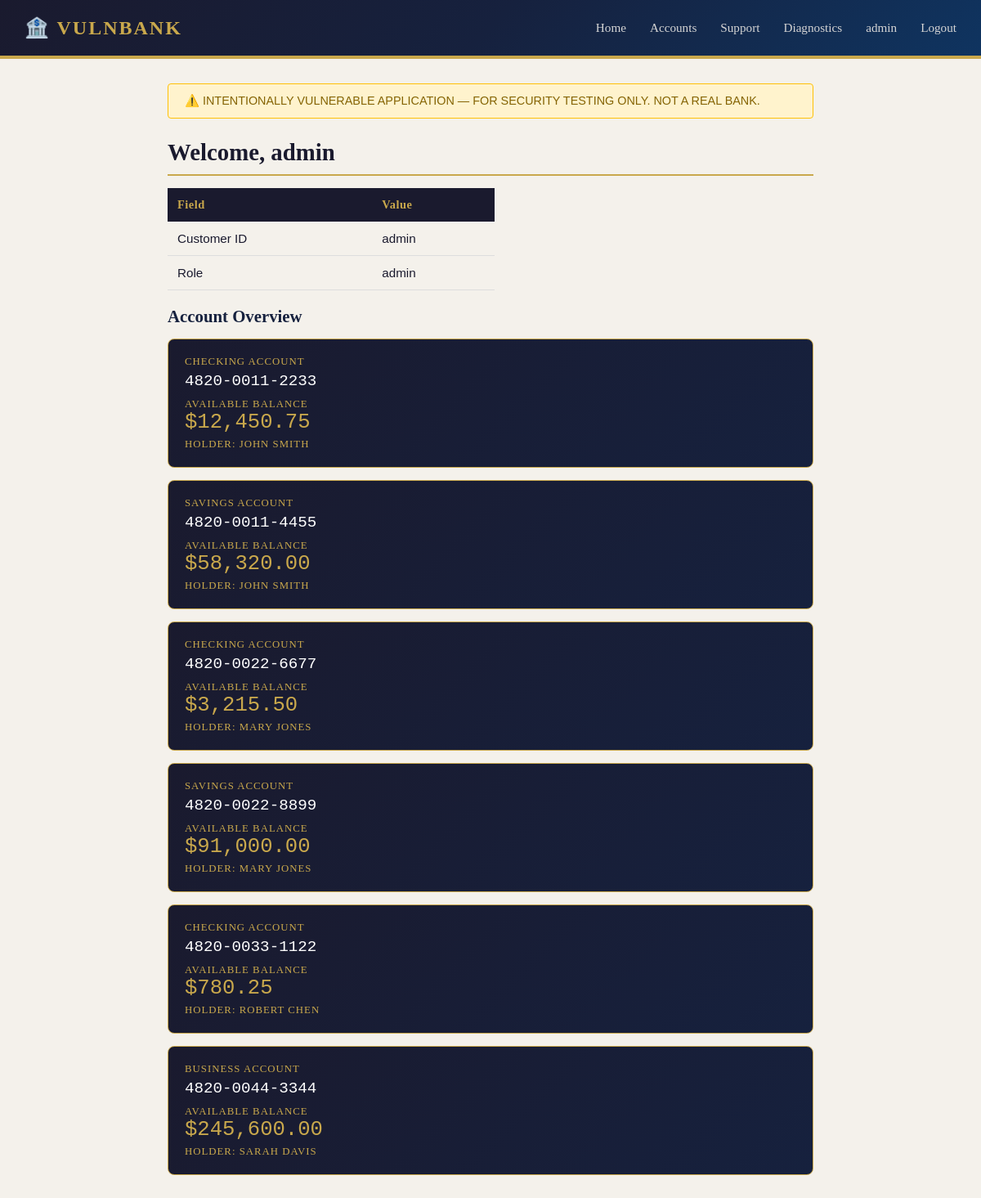
Screenshot of /profile (signed in) with the database file from the repository.
### tables this page shows
CREATE TABLE accounts (
            id INTEGER PRIMARY KEY AUTOINCREMENT,
            holder TEXT NOT NULL,
            account_number TEXT UNIQUE,
            account_type TEXT,
            balance REAL
        );

### app.py (the view)
@app.route('/profile')
def profile():
    if not session.get('username'):
        return redirect(url_for('login'))
    db = get_db()
    accounts = db.execute("SELECT * FROM accounts").fetchall()
    return render_template('profile.html', title="Dashboard", accounts=accounts)

### app.py (called while the page is built)
def get_db():
    if 'db' not in g:
        g.db = sqlite3.connect(DATABASE)
        g.db.row_factory = sqlite3.Row
    return g.db

@app.before_request
def log_request():
    logging.info(
        f"method={request.method} path={request.path} "
        f"ip={request.remote_addr} "
        f"args={dict(request.args)} "
        f"form={dict(request.form)} "
        f"user_agent={request.headers.get('User-Agent', '')}"
    )

### templates/profile.html
{% extends "base.html" %}
{% block content %}
<h1>Welcome, {{ session['username'] }}</h1>
<table style="max-width:400px; margin-bottom:20px;">
    <tr><th>Field</th><th>Value</th></tr>
    <tr><td>Customer ID</td><td>{{ session['username'] }}</td></tr>
    <tr><td>Role</td><td>{{ session.get('role', 'unknown') }}</td></tr>
</table>
<h2>Account Overview</h2>
{% for a in accounts %}
<div class="account-card">
    <div class="acct-label">{{ a['account_type'] }} Account</div>
    <div class="acct-number">{{ a['account_number'] }}</div>
    <div class="acct-label" style="margin-top:10px;">Available Balance</div>
    <div class="acct-balance">${{ "{:,.2f}".format(a['balance']) }}</div>
    <div class="acct-label" style="margin-top:5px;">Holder: {{ a['holder'] }}</div>
</div>
{% endfor %}
{% endblock %}

### templates/base.html (shortened to what this page needs)
<!DOCTYPE html>
<html>
<head>
</head>
<body>
    <nav>
        <a href="/" class="nav-brand">🏦 VULNBANK</a>
        <div class="nav-links">
            <a href="/">Home</a>
            <a href="/accounts">Accounts</a>
            <a href="/support">Support</a>
            <a href="/diagnostics">Diagnostics</a>
            {% if session.get('username') %}
                <a href="/profile">{{ session['username'] }}</a>
                <a href="/logout">Logout</a>
            {% else %}
                <a href="/login">Online Banking</a>
            {% endif %}
        </div>
    </nav>
    <div class="container">
        <div class="warning">⚠️ INTENTIONALLY VULNERABLE APPLICATION — FOR SECURITY TESTING ONLY. NOT A REAL BANK.</div>
        {% block content %}{% endblock %}
    </div>
</body>
</html>

### templates/base.html (style rules this page uses)
* { margin: 0; padding: 0; box-sizing: border-box; }
body { font-family: 'Georgia', 'Times New Roman', serif; background: #f4f1eb; color: #1a1a2e; }
.container { max-width: 850px; margin: 0 auto; padding: 30px; }
nav { background: linear-gradient(135deg, #1a1a2e 0%, #16213e 50%, #0f3460 100%); padding: 20px 30px; border-bottom: 4px solid #c9a84c; display: flex; align-items: center; justify-content: space-between; }
.nav-brand { color: #c9a84c; font-size: 1.5em; font-weight: bold; text-decoration: none; letter-spacing: 2px; }
.nav-links a { color: #d4d4d4; text-decoration: none; margin-left: 25px; font-size: 0.95em; transition: color 0.2s; }
h1 { color: #1a1a2e; margin-bottom: 10px; font-size: 1.8em; border-bottom: 2px solid #c9a84c; padding-bottom: 10px; }
h2 { color: #16213e; margin: 20px 0 10px 0; font-size: 1.3em; }
.warning { background: #fff3cd; border: 1px solid #ffc107; color: #856404; padding: 12px 20px; margin-bottom: 25px; border-radius: 4px; font-family: Arial, sans-serif; font-size: 0.9em; }
table { width: 100%; border-collapse: collapse; margin: 15px 0; }
th { background: #1a1a2e; color: #c9a84c; padding: 12px; text-align: left; font-size: 0.9em; letter-spacing: 0.5px; }
td { border-bottom: 1px solid #ddd; padding: 12px; font-family: Arial, sans-serif; font-size: 0.95em; }
.account-card { background: linear-gradient(135deg, #1a1a2e, #16213e); color: #fff; padding: 20px; border-radius: 8px; margin: 15px 0; border: 1px solid #c9a84c; }
.account-card .acct-label { color: #c9a84c; font-size: 0.8em; letter-spacing: 1px; text-transform: uppercase; }
.account-card .acct-number { font-family: 'Courier New', monospace; font-size: 1.2em; margin: 5px 0; }
.account-card .acct-balance { font-size: 1.6em; color: #c9a84c; font-family: 'Courier New', monospace; }

### rows the page displays
accounts: account_type "CHECKING", account_number "4820-0011-2233", balance "12,450.75", holder "JOHN SMITH"
accounts: account_type "SAVINGS", account_number "4820-0011-4455", balance "58,320.00", holder "JOHN SMITH"
accounts: account_type "CHECKING", account_number "4820-0022-6677", balance "3,215.50", holder "MARY JONES"
accounts: account_type "SAVINGS", account_number "4820-0022-8899", balance "91,000.00", holder "MARY JONES"
accounts: account_type "CHECKING", account_number "4820-0033-1122", balance "780.25", holder "ROBERT CHEN"
accounts: account_type "BUSINESS", account_number "4820-0044-3344", balance "245,600.00", holder "SARAH DAVIS"

### other values shown
{{ session['username'] }} "admin"
{{ session.get('role', 'unknown') }} "admin"
